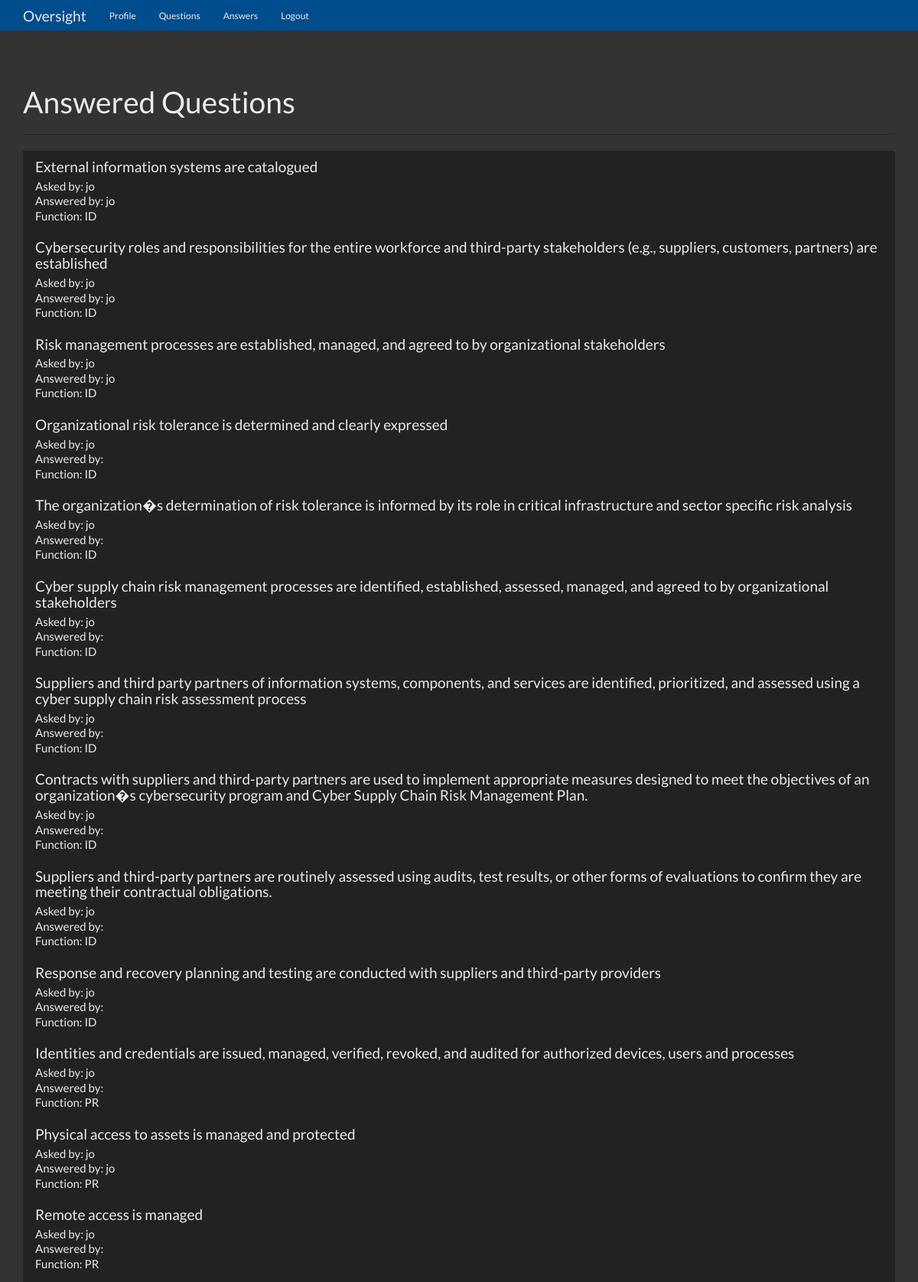
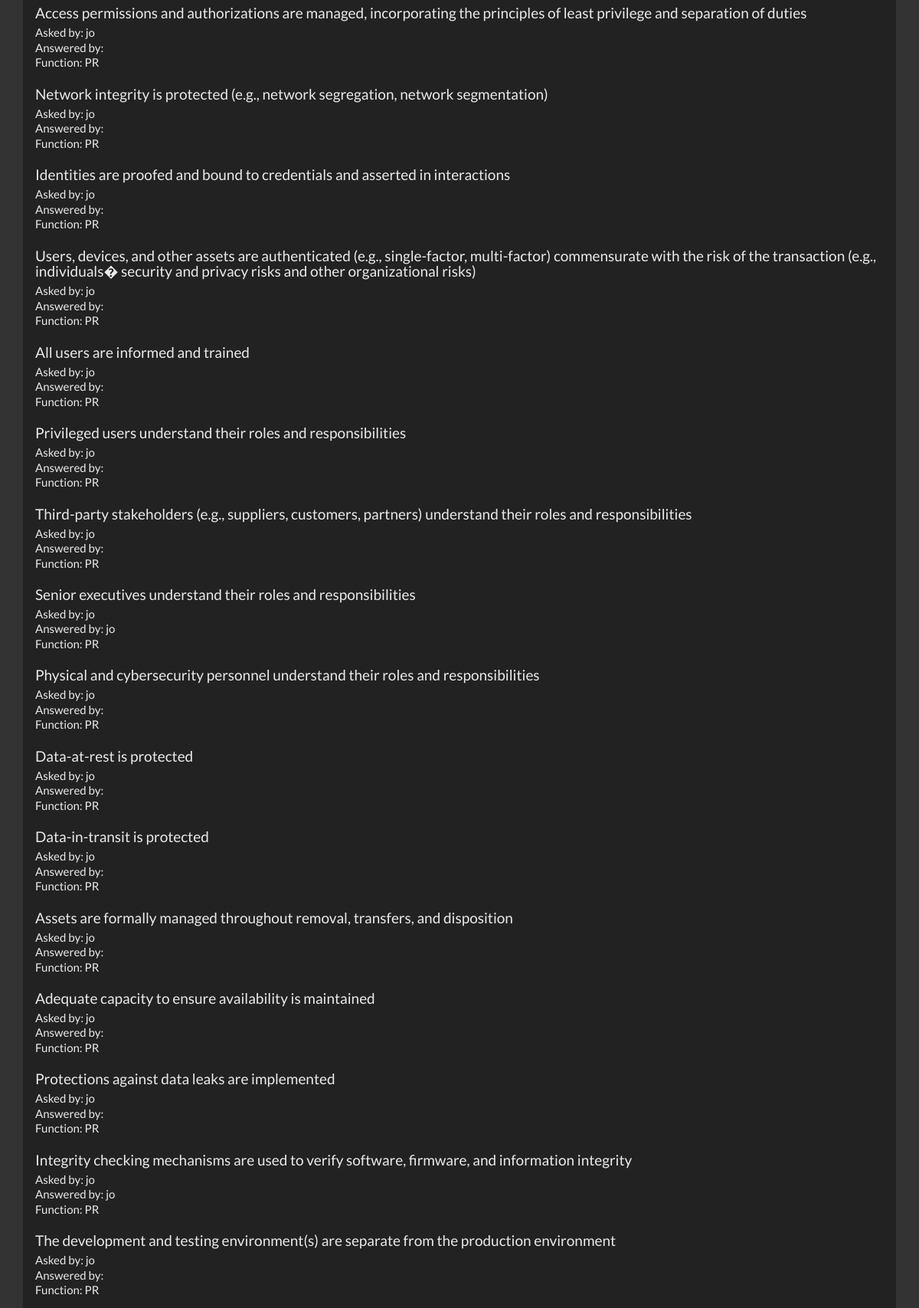
Screenshot of / (signed in, upper part) with the database file from the repository (2 pictures, top to bottom).
### flaskqa/models.py (models this page shows, shortened)
class Question(db.Model):
    id = db.Column(db.Integer, primary_key=True)
    question = db.Column(db.Integer)
    answer = db.Column(db.Integer)
    asked_by_id = db.Column(db.Integer, db.ForeignKey('user.id'))
    expert_id = db.Column(db.Integer, db.ForeignKey('user.id'))
    nist_id = db.Column(db.String)
    nist_function = db.Column(db.String)
    nist_subcategory = db.Column(db.String)
    justification = db.Column(db.Text)

class User(UserMixin, db.Model):
    id = db.Column(db.Integer, primary_key=True)
    name = db.Column(db.String(50))
    password = db.Column(db.String(100))
    expert = db.Column(db.Boolean)
    admin = db.Column(db.Boolean)
    questions_asked = db.relationship(
        'Question',
        foreign_keys='Question.asked_by_id',
        backref='asker',
        lazy=True
    )
    answers_requested = db.relationship(
        'Question',
        foreign_keys='Question.expert_id',
        backref='expert',
        lazy=True
    )
    @property
    def unhashed_password(self):
        raise AttributeError('Cannot view unhashed password!')

### flaskqa/routes/main.py (the view)
@main.route('/')
def index():
    if current_user.is_authenticated:
        questions = Question.query.filter(Question.answer != None).all()
        context = {
            'questions' : questions
        }
        return render_template('home.html', **context)
    else:
        return render_template('landing.html')

### flaskqa/__init__.py (called while the page is built)
def create_app(config_file='settings.py'):
    app = Flask(__name__)
    app.config.from_pyfile(config_file)
    app.secret_key = b'\x10\x06@.\xcb\xac\xdb\xa7\xe8\x8d\xedi\x80O\ta.\xcc\x8a\x03&\x10C&'
    db.init_app(app)
    login_manager.init_app(app)
    login_manager.login_view = 'auth.login'
    @login_manager.user_loader
    def user_loader(user_id):
        return User.query.get(user_id)
    app.register_blueprint(main)
    app.register_blueprint(auth)
    app.cli.add_command(create_tables)
    return app

### flaskqa/templates/home.html (shortened to what this page needs)
{% extends 'base.html' %}
{% block content %}
      <div class="page-header">
        <h1>Answered Questions</h1>
      </div>
      <div class="row">
        <div class="col-lg-12">
          <div class="list-group">
            {% for question in questions %}
              <a href="{{ url_for('main.question', question_id=question.id) }}" class="list-group-item">
                <h4 class="list-group-item-heading">{{ question.question }}</h4>
                <p class="list-group-item-text">Asked by: {{ question.asker.name }}</p>
                <p class="list-group-item-text">Answered by: {{ question.expert.name }}</p>
                <p class="list-group-item-text">Function: {{ question.nist_function }}</p>
              </a>
            {% endfor %}
          </div>
        </div>
      </div>
{% endblock %}

### flaskqa/static/theme.css (style rules this page uses)
body { padding-top: 70px; padding-bottom: 30px; }

### rows the page displays
Question: question "External information systems are catalogued", asker.name "jo", expert.name "jo", nist_function "ID"
Question: question "Cybersecurity roles and responsibilities for the entire workforce and third-party stakeholders (e.g., suppliers, customers, partners) are established", asker.name "jo", expert.name "jo", nist_function "ID"
Question: question "Risk management processes are established, managed, and agreed to by organizational stakeholders", asker.name "jo", expert.name "jo", nist_function "ID"
Question: question "Organizational risk tolerance is determined and clearly expressed", asker.name "jo", nist_function "ID"
Question: question "The organization�s determination of risk tolerance is informed by its role in critical infrastructure and sector specific risk analysis", asker.name "jo", nist_function "ID"
Question: question "Cyber supply chain risk management processes are identified, established, assessed, managed, and agreed to by organizational stakeholders", asker.name "jo", nist_function "ID"
Question: question "Suppliers and third party partners of information systems, components, and services are identified, prioritized, and assessed using a cyber supply chain risk assessment process", asker.name "jo", nist_function "ID"
Question: question "Contracts with suppliers and third-party partners are used to implement appropriate measures designed to meet the objectives of an organization�s cybersecurity program and Cyber Supply Chain Risk Management Plan.", asker.name "jo", nist_function "ID"
Question: question "Suppliers and third-party partners are routinely assessed using audits, test results, or other forms of evaluations to confirm they are meeting their contractual obligations.", asker.name "jo", nist_function "ID"
Question: question "Response and recovery planning and testing are conducted with suppliers and third-party providers", asker.name "jo", nist_function "ID"
Question: question "Identities and credentials are issued, managed, verified, revoked, and audited for authorized devices, users and processes", asker.name "jo", nist_function "PR"
Question: question "Physical access to assets is managed and protected", asker.name "jo", expert.name "jo", nist_function "PR"
Question: question "Remote access is managed", asker.name "jo", nist_function "PR"
Question: question "Access permissions and authorizations are managed, incorporating the principles of least privilege and separation of duties", asker.name "jo", nist_function "PR"
Question: question "Network integrity is protected (e.g., network segregation, network segmentation)", asker.name "jo", nist_function "PR"
Question: question "Identities are proofed and bound to credentials and asserted in interactions", asker.name "jo", nist_function "PR"
Question: question "Users, devices, and other assets are authenticated (e.g., single-factor, multi-factor) commensurate with the risk of the transaction (e.g., individuals� security and privacy risks and other organizational risks)", asker.name "jo", nist_function "PR"
Question: question "All users are informed and trained", asker.name "jo", nist_function "PR"
Question: question "Privileged users understand their roles and responsibilities", asker.name "jo", nist_function "PR"
Question: question "Third-party stakeholders (e.g., suppliers, customers, partners) understand their roles and responsibilities", asker.name "jo", nist_function "PR"
Question: question "Senior executives understand their roles and responsibilities", asker.name "jo", expert.name "jo", nist_function "PR"
Question: question "Physical and cybersecurity personnel understand their roles and responsibilities", asker.name "jo", nist_function "PR"
Question: question "Data-at-rest is protected", asker.name "jo", nist_function "PR"
Question: question "Data-in-transit is protected", asker.name "jo", nist_function "PR"
Question: question "Assets are formally managed throughout removal, transfers, and disposition", asker.name "jo", nist_function "PR"
Question: question "Adequate capacity to ensure availability is maintained", asker.name "jo", nist_function "PR"
Question: question "Protections against data leaks are implemented", asker.name "jo", nist_function "PR"
Question: question "Integrity checking mechanisms are used to verify software, firmware, and information integrity", asker.name "jo", expert.name "jo", nist_function "PR"
Question: question "The development and testing environment(s) are separate from the production environment", asker.name "jo", nist_function "PR"
